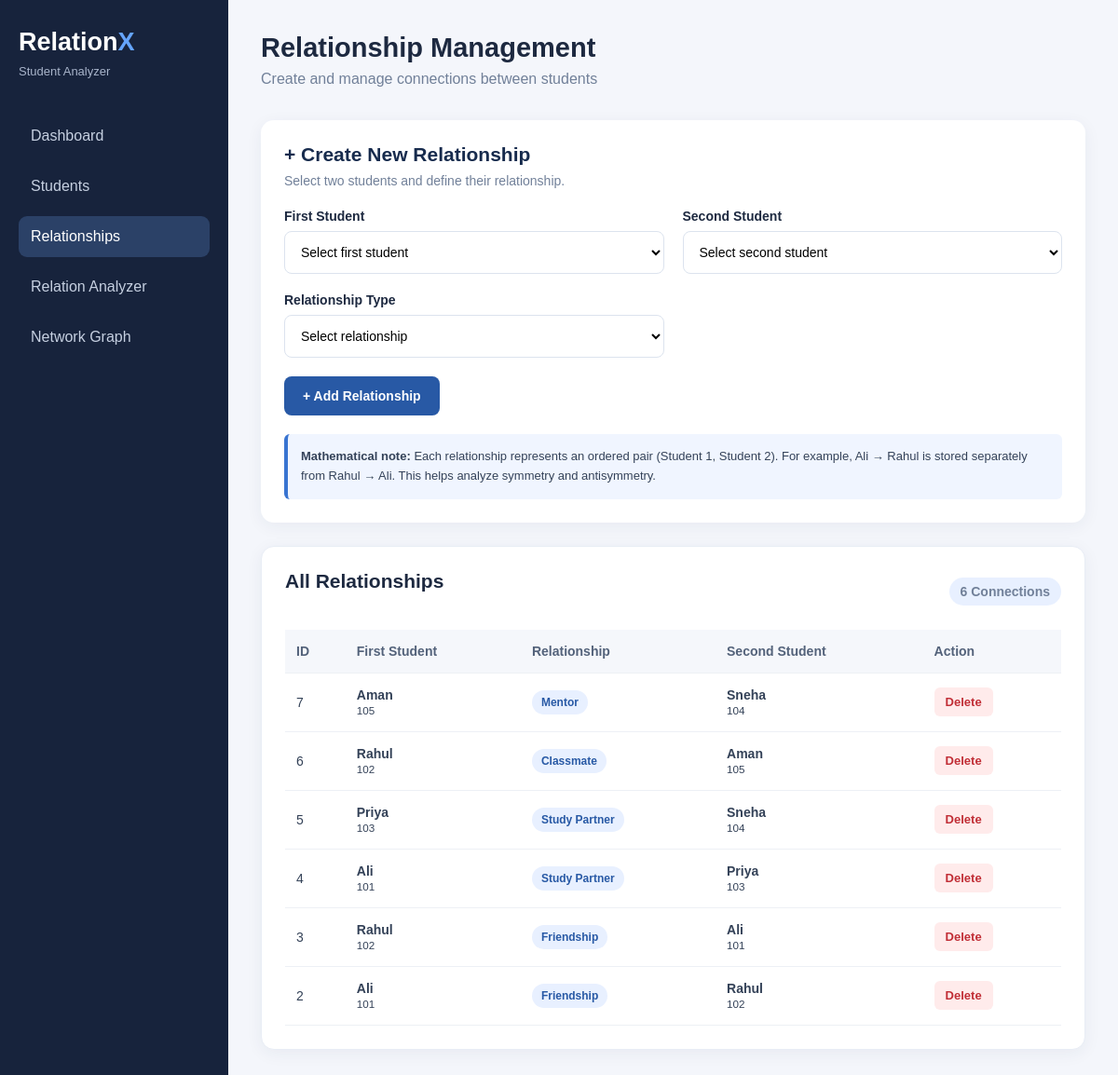
Page /relationships on the committed database.
### tables this page shows
CREATE TABLE relationships (
            id INTEGER PRIMARY KEY AUTOINCREMENT,
            student1_id INTEGER NOT NULL,
            student2_id INTEGER NOT NULL,
            relation_type TEXT NOT NULL,
            FOREIGN KEY (student1_id) REFERENCES students(id),
            FOREIGN KEY (student2_id) REFERENCES students(id),
            UNIQUE (student1_id, student2_id, relation_type)
        );

CREATE TABLE students (
            id INTEGER PRIMARY KEY AUTOINCREMENT,
            name TEXT NOT NULL,
            roll_no TEXT UNIQUE NOT NULL,
            department TEXT NOT NULL,
            year INTEGER NOT NULL
        );

### app.py (the view, shortened to what this page needs)
@app.route("/relationships", methods=["GET", "POST"])
def relationships():
    conn = get_connection()
    cursor = conn.cursor()
    cursor.execute("SELECT * FROM students ORDER BY name")
    all_students = cursor.fetchall()
    cursor.execute("""
        SELECT
            r.id,
            r.relation_type,
            s1.name AS student1_name,
            s1.roll_no AS student1_roll,
            s2.name AS student2_name,
            s2.roll_no AS student2_roll
        FROM relationships r
        JOIN students s1 ON r.student1_id = s1.id
        JOIN students s2 ON r.student2_id = s2.id
        ORDER BY r.id DESC
    """)
    all_relationships = cursor.fetchall()
    conn.close()
    return render_template(
        "relationships.html",
        students=all_students,
        relationships=all_relationships
    )

### database.py (called while the page is built)
def get_connection():
    conn = sqlite3.connect(DATABASE)
    conn.row_factory = sqlite3.Row
    return conn

### templates/relationships.html (shortened to what this page needs)
<!DOCTYPE html>
<html lang="en">
<head>
    <link rel="stylesheet"
          href="{{ url_for('static', filename='css/style.css') }}">
</head>
<body>
<div class="dashboard">
    <aside class="sidebar">
        <h2>Relation<span>X</span></h2>
        <p class="subtitle">Student Analyzer</p>
        <nav>
            <a href="/">Dashboard</a>
            <a href="/students">Students</a>
            <a href="/relationships" class="active">Relationships</a>
            <a href="/analyzer">Relation Analyzer</a>
            <a href="/network">Network Graph</a>
        </nav>
    </aside>
    <main class="main-content">
        <header>
            <div>
                <h1>Relationship Management</h1>
                <p>Create and manage connections between students</p>
            </div>
        </header>
        <section class="relation-card">
            <h2>+ Create New Relationship</h2>
            <p class="description">
                Select two students and define their relationship.
            </p>
            {% if students|length < 2 %}
                <div class="note">
                    You need at least two students to create a
                    relationship. Please add more students first.
                </div>
            {% else %}
                <form method="POST"
                      action="{{ url_for('relationships') }}">
                    <div class="form-grid">
                        <div class="form-field">
                            <label for="student1_id">
                                First Student
                            </label>
                            <select id="student1_id"
                                    name="student1_id"
                                    required>
                                <option value="">
                                    Select first student
                                </option>
                            </select>
                        </div>
                        <div class="form-field">
                            <label for="student2_id">
                                Second Student
                            </label>
                            <select id="student2_id"
                                    name="student2_id"
                                    required>
                                <option value="">
                                    Select second student
                                </option>
                            </select>
                        </div>
                        <div class="form-field">
                            <label for="relation_type">
                                Relationship Type
                            </label>
                            <select id="relation_type"
                                    name="relation_type"
                                    required>
                                <option value="">
                                    Select relationship
                                </option>
                            </select>
                        </div>
                    </div>
                    <button type="submit" class="add-btn">
                        + Add Relationship
                    </button>
                </form>
            {% endif %}
            <div class="note">
                <strong>Mathematical note:</strong>
                Each relationship represents an ordered pair
                (Student 1, Student 2). For example, Ali → Rahul
                is stored separately from Rahul → Ali.
                This helps analyze symmetry and antisymmetry.
            </div>
        </section>
        <section class="table-card">
            <div class="table-heading">
                <h2>All Relationships</h2>
                <span class="count">
                    {{ relationships|length }} Connections
                </span>
            </div>
            <div class="table-scroll">
                <table>
                    <thead>
                        <tr>
                            <th>ID</th>
                            <th>First Student</th>
                            <th>Relationship</th>
                            <th>Second Student</th>
                            <th>Action</th>
                        </tr>
                    </thead>
                    <tbody>
                        {% for relation in relationships %}
                            <tr>
                                <td>{{ relation.id }}</td>
                                <td>
                                    <strong>
                                        {{ relation.student1_name }}
                                    </strong>
                                    <br>
                                    <small>
                                        {{ relation.student1_roll }}
                                    </small>
                                </td>
                                <td>
                                    <span class="type-badge">
                                        {{ relation.relation_type }}
                                    </span>
                                </td>
                                <td>
                                    <strong>
                                        {{ relation.student2_name }}
                                    </strong>
                                    <br>
                                    <small>
                                        {{ relation.student2_roll }}
                                    </small>
                                </td>
                                <td>
                                    <form method="POST"
                                          action="{{ url_for('delete_relationship', relationship_id=relation.id) }}"
                                          onsubmit="return confirm('Delete this relationship?')">
                                        <button type="submit"
                                                class="delete-btn">
                                            Delete
                                        </button>
                                    </form>
                                </td>
                            </tr>
                        {% else %}
                            <tr>
                                <td colspan="5" class="empty-message">
                                    No relationships created yet.
                                </td>
                            </tr>
                        {% endfor %}
                    </tbody>
                </table>
            </div>
        </section>
    </main>
</div>
</body>
</html>

### static/css/style.css (style rules this page uses)
* { margin: 0; padding: 0; box-sizing: border-box; }
body { font-family: Arial, sans-serif; background: #f4f6fb; color: #1d2940; }
.dashboard { display: flex; min-height: 100vh; }
.sidebar { width: 245px; background: #17233c; color: white; padding: 30px 20px; flex-shrink: 0; }
.sidebar h2 { font-size: 27px; }
.sidebar h2 span { color: #65a5ff; }
.subtitle { color: #a9b5cb; font-size: 13px; margin: 8px 0 40px; }
.sidebar nav { display: flex; flex-direction: column; gap: 10px; }
.sidebar nav a { color: #c6d0e1; text-decoration: none; padding: 13px; border-radius: 9px; transition: 0.2s; }
.sidebar nav a:hover, .sidebar nav a.active { background: #2b4167; color: white; }
.main-content { flex: 1; padding: 35px; min-width: 0; }
header { display: flex; justify-content: space-between; align-items: center; gap: 15px; margin-bottom: 35px; }
header h1 { font-size: 29px; margin-bottom: 8px; }
header p { color: #718099; }
.form-card, .table-card { background: white; border: 1px solid #e8edf5; border-radius: 14px; padding: 25px; margin-bottom: 25px; box-shadow: 0 4px 15px rgba(30, 50, 90, 0.04); }
.form-card h2, .table-heading h2 { margin-bottom: 22px; font-size: 20px; }
.form-grid { display: grid; grid-template-columns: repeat(2, minmax(0, 1fr)); gap: 20px; margin-bottom: 22px; }
.table-heading { display: flex; justify-content: space-between; align-items: center; gap: 10px; }
.table-heading span { color: #718099; font-size: 14px; }
.table-scroll { overflow-x: auto; }
table { width: 100%; border-collapse: collapse; text-align: left; white-space: nowrap; }
th, td { padding: 15px 12px; border-bottom: 1px solid #edf0f5; font-size: 14px; }
th { background: #f5f7fb; color: #53627a; font-weight: 600; }
td { color: #344258; }
.edit-btn, .delete-btn, .cancel-btn { padding: 8px 12px; border-radius: 6px; font-size: 13px; text-decoration: none; border: none; cursor: pointer; display: inline-block; }
.delete-btn { background: #ffebeb; color: #c12e36; }

### templates/relationships.html (style rules this page uses)
.relation-card { background: white; padding: 25px; border-radius: 14px; margin-bottom: 25px; box-shadow: 0 4px 18px rgba(30, 50, 90, 0.06); }
.relation-card h2 { font-size: 21px; margin-bottom: 8px; color: #172b4d; }
.description { color: #718099; font-size: 14px; margin-bottom: 22px; }
.form-grid { display: grid; grid-template-columns: repeat(2, minmax(0, 1fr)); gap: 20px; margin-bottom: 20px; }
.form-field { display: flex; flex-direction: column; gap: 8px; }
.form-field label { font-weight: 600; font-size: 14px; }
.form-field select { padding: 13px; border: 1px solid #dce3ee; border-radius: 8px; background: white; font-size: 14px; }
.add-btn { background: #2859a5; color: white; padding: 13px 20px; border: none; border-radius: 8px; font-size: 14px; font-weight: 600; cursor: pointer; }
.table-card { background: white; padding: 25px; border-radius: 14px; box-shadow: 0 4px 18px rgba(30, 50, 90, 0.06); }
.table-heading { display: flex; justify-content: space-between; align-items: center; gap: 12px; margin-bottom: 18px; }
.table-heading h2 { font-size: 21px; }
.count { background: #e8f0ff; color: #2859a5; padding: 7px 12px; border-radius: 20px; font-size: 13px; font-weight: 600; }
.table-scroll { overflow-x: auto; }
table { width: 100%; border-collapse: collapse; text-align: left; }
th, td { padding: 15px 12px; border-bottom: 1px solid #edf0f5; font-size: 14px; }
th { background: #f5f7fb; color: #53627a; }
.type-badge { display: inline-block; padding: 6px 10px; background: #e8f0ff; color: #2859a5; border-radius: 20px; font-size: 12px; font-weight: 600; }
.delete-btn { padding: 8px 12px; border: none; border-radius: 6px; background: #ffebeb; color: #c12e36; font-weight: 600; cursor: pointer; }
.note { margin-top: 20px; padding: 14px; background: #f0f5ff; border-left: 4px solid #3974d1; border-radius: 6px; color: #344258; font-size: 13px; line-height: 1.6; }

### rows in the picture
relationships: id "7", student1_name "Aman", student1_roll "105", relation_type "Mentor", student2_name "Sneha", student2_roll "104"
relationships: id "6", student1_name "Rahul", student1_roll "102", relation_type "Classmate", student2_name "Aman", student2_roll "105"
relationships: id "5", student1_name "Priya", student1_roll "103", relation_type "Study Partner", student2_name "Sneha", student2_roll "104"
relationships: id "4", student1_name "Ali", student1_roll "101", relation_type "Study Partner", student2_name "Priya", student2_roll "103"
relationships: id "3", student1_name "Rahul", student1_roll "102", relation_type "Friendship", student2_name "Ali", student2_roll "101"
relationships: id "2", student1_name "Ali", student1_roll "101", relation_type "Friendship", student2_name "Rahul", student2_roll "102"

### other values in the picture
{{ relationships|length }} "6"
